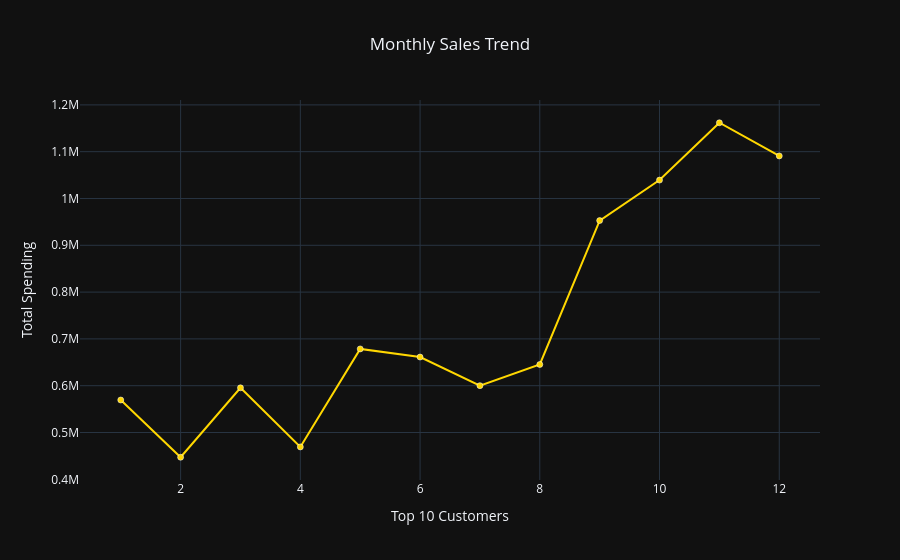

The code cell stored with this chart in its notebook:
### Markdown cell above
# Monthly Sales Trend

### Code cell
monthly_sales = df.groupby(
    df['InvoiceDate'].dt.month
)["TotalPrice"].sum().reset_index()

fig = px.line(
    monthly_sales,
    x="InvoiceDate",
    y="TotalPrice",
    markers=True,
    color_discrete_sequence=["gold"],
    title="Monthly Sales Trend"
)

fig.update_traces(
    marker_line_width=0.5, marker_line_color='white'
)

fig.update_layout(
    template="plotly_dark",
    xaxis_title="Top 10 Customers",
    yaxis_title="Total Spending",
    title_x = 0.5
)

fig.show()

### Figure 1 — Plotly figure (JSON) as saved in the notebook; plotly's stock layout.template omitted (floating-point values rounded to 4 significant figures)
{"data": [{"hovertemplate": "InvoiceDate=%{x}<br>TotalPrice=%{y}<extra></extra>", "legendgroup": "", "line": {"color": "gold", "dash": "solid"}, "marker": {"line": {"color": "white", "width": 0.5}, "symbol": "circle"}, "mode": "lines+markers", "name": "", "orientation": "v", "showlegend": false, "type": "scatter", "x": [1, 2, 3, 4, 5, 6, 7, 8, 9, 10, 11, 12], "xaxis": "x", "y": [569400.0, 447100.0, 595500.0, 469200.0, 678600.0, 661200.0, 600100.0, 645300.0, 952800.0, 1039000.0, 1162000.0, 1091000.0], "yaxis": "y"}], "layout": {"autosize": true, "legend": {"tracegroupgap": 0}, "title": {"text": "Monthly Sales Trend", "x": 0.5}, "xaxis": {"anchor": "y", "autorange": true, "domain": [0, 1], "range": [0.3345, 12.67], "title": {"text": "Top 10 Customers"}, "type": "linear"}, "yaxis": {"anchor": "x", "autorange": true, "domain": [0, 1], "range": [388200.0, 1221000.0], "title": {"text": "Total Spending"}, "type": "linear"}}}
